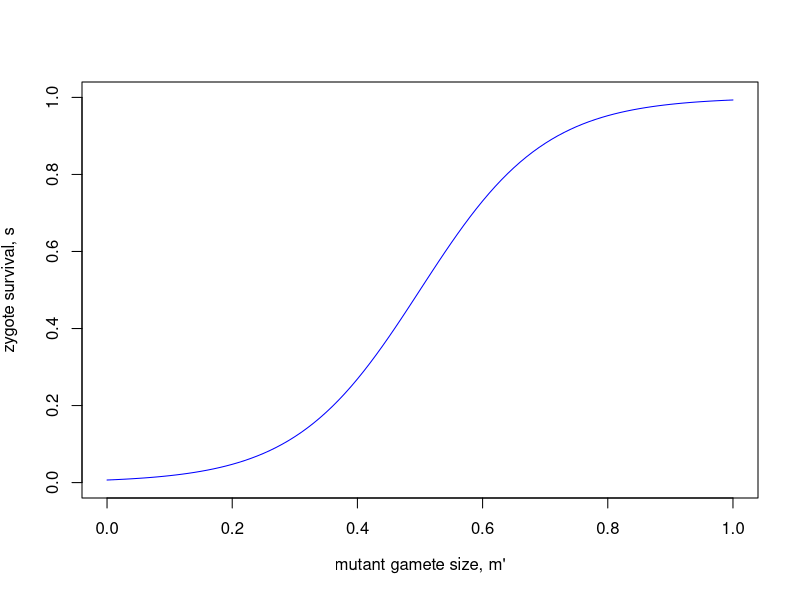

Source code (R): (Note: this script raises an error after producing the figure.)


sur <- function(m.m, m.r) {
  1/(1 + exp(-alpha*(m.m + m.r - 1)))
}

alpha <- 10
curve(sur(x, m.r = 0.5), from = 0, to = 1, ylim = c(0,1), col = "blue",
      xlab = expression("mutant gamete size, m'"),
      ylab = expression("zygote survival, s"))

w <- function(m.m, m.r) {
  (M/m.m) * sur(m.m, m.r)
}

s(0.7,0.4)

s <- function(m.m, m.r) {
  w(m.m, m.r) - w(m.r, m.r)
}

M <- 1

PIP <- outer(seq(0, 1, 0.005), seq(0, 1, 0.005), s)
# the computes s(h', h) for all combinations of h' and h

par(pty="s")
filled.contour(t(PIP), levels = c(-1, 0, 1), main = "PIP", las = 2,
               xlab = expression("resident gamete size m"),
               ylab = expression("mutant gamete size m'"))
